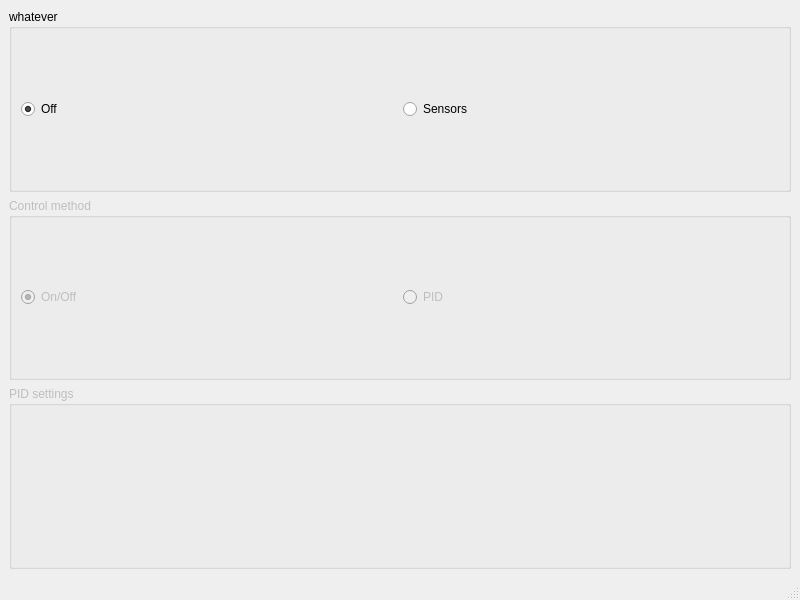
<?xml version="1.0" encoding="UTF-8"?>
<ui version="4.0">
 <class>MainWindow</class>
 <widget class="QMainWindow" name="MainWindow">
  <property name="geometry">
   <rect>
    <x>0</x>
    <y>0</y>
    <width>800</width>
    <height>600</height>
   </rect>
  </property>
  <property name="windowTitle">
   <string>MainWindow</string>
  </property>
  <widget class="QWidget" name="centralwidget">
   <layout class="QHBoxLayout" name="horizontalLayout">
    <item>
     <layout class="QGridLayout" name="gridLayout">
      <item row="0" column="0">
       <widget class="QGroupBox" name="groupBox">
        <property name="title">
         <string>whatever</string>
        </property>
        <layout class="QHBoxLayout" name="horizontalLayout_3">
         <item>
          <layout class="QHBoxLayout" name="horizontalLayout_2">
           <item>
            <widget class="QRadioButton" name="radioButton_2">
             <property name="text">
              <string>Off</string>
             </property>
             <property name="checked">
              <bool>true</bool>
             </property>
            </widget>
           </item>
           <item>
            <widget class="QRadioButton" name="radioButton">
             <property name="text">
              <string>Sensors</string>
             </property>
            </widget>
           </item>
          </layout>
         </item>
        </layout>
       </widget>
      </item>
      <item row="1" column="0">
       <widget class="QGroupBox" name="groupBox_2">
        <property name="enabled">
         <bool>false</bool>
        </property>
        <property name="title">
         <string>Control method</string>
        </property>
        <layout class="QHBoxLayout" name="horizontalLayout_5">
         <item>
          <layout class="QHBoxLayout" name="horizontalLayout_4">
           <item>
            <widget class="QRadioButton" name="radioButton_3">
             <property name="text">
              <string>On/Off</string>
             </property>
             <property name="checked">
              <bool>true</bool>
             </property>
            </widget>
           </item>
           <item>
            <widget class="QRadioButton" name="radioButton_4">
             <property name="text">
              <string>PID</string>
             </property>
            </widget>
           </item>
          </layout>
         </item>
        </layout>
       </widget>
      </item>
      <item row="2" column="0">
       <widget class="QGroupBox" name="groupBox_3">
        <property name="enabled">
         <bool>false</bool>
        </property>
        <property name="title">
         <string>PID settings</string>
        </property>
       </widget>
      </item>
     </layout>
    </item>
   </layout>
  </widget>
  <widget class="QMenuBar" name="menubar">
   <property name="geometry">
    <rect>
     <x>0</x>
     <y>0</y>
     <width>800</width>
     <height>30</height>
    </rect>
   </property>
  </widget>
  <widget class="QStatusBar" name="statusbar"/>
 </widget>
 <resources/>
 <connections>
  <connection>
   <sender>radioButton</sender>
   <signal>toggled(bool)</signal>
   <receiver>groupBox_2</receiver>
   <slot>setEnabled(bool)</slot>
   <hints>
    <hint type="sourcelabel">
     <x>76</x>
     <y>71</y>
    </hint>
    <hint type="destinationlabel">
     <x>399</x>
     <y>301</y>
    </hint>
   </hints>
  </connection>
  <connection>
   <sender>radioButton_4</sender>
   <signal>toggled(bool)</signal>
   <receiver>groupBox_3</receiver>
   <slot>setEnabled(bool)</slot>
   <hints>
    <hint type="sourcelabel">
     <x>593</x>
     <y>315</y>
    </hint>
    <hint type="destinationlabel">
     <x>399</x>
     <y>479</y>
    </hint>
   </hints>
  </connection>
  <connection>
   <sender>radioButton_2</sender>
   <signal>toggled(bool)</signal>
   <receiver>groupBox_3</receiver>
   <slot>setDisabled(bool)</slot>
   <hints>
    <hint type="sourcelabel">
     <x>206</x>
     <y>137</y>
    </hint>
    <hint type="destinationlabel">
     <x>399</x>
     <y>479</y>
    </hint>
   </hints>
  </connection>
  <connection>
   <sender>radioButton_3</sender>
   <signal>toggled(bool)</signal>
   <receiver>groupBox_3</receiver>
   <slot>setDisabled(bool)</slot>
   <hints>
    <hint type="sourcelabel">
     <x>206</x>
     <y>315</y>
    </hint>
    <hint type="destinationlabel">
     <x>399</x>
     <y>479</y>
    </hint>
   </hints>
  </connection>
 </connections>
</ui>
